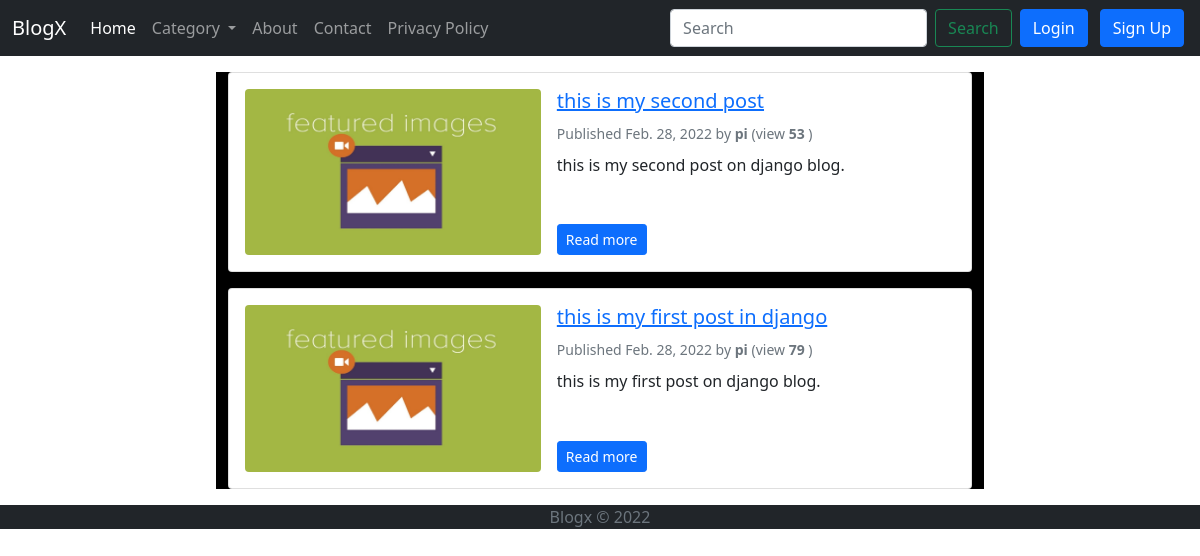
Before: / with the older database file.
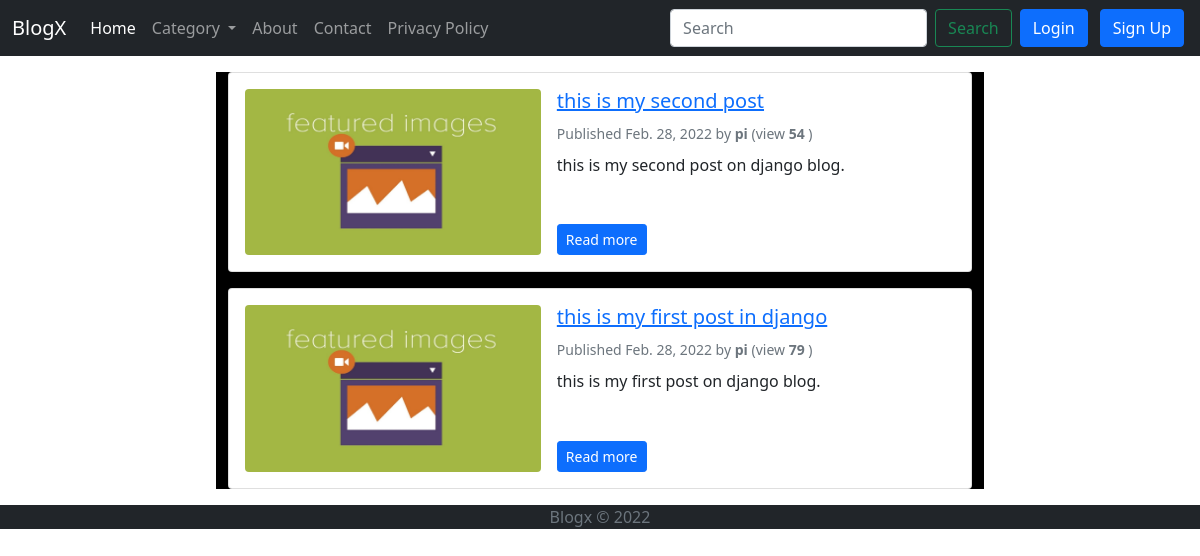
After: the same page with the newer database file.
### web/models.py (models this page shows, shortened)
class Post(models.Model):
    STATUS_CHOICES = (
    ('draft', 'Draft'),
    ('published', 'Published'),
    )
    title = models.CharField(max_length=250)
    slug = models.SlugField(max_length=250,unique=True)
    author = models.ForeignKey(User,on_delete=models.CASCADE)
    image = models.ImageField(upload_to='featured_image/%Y/%m/%d/',default='/media/featured_image/2022/02/28/fi.jpg',blank=True)
    category=models.ForeignKey(Categorie,on_delete=models.CASCADE,null=True,blank=True)
    views=models.IntegerField(default=0)
    body=RichTextUploadingField()
    tags = TaggableManager()
    publish = models.DateTimeField(default=timezone.now)
    created = models.DateTimeField(auto_now_add=True)
    updated = models.DateTimeField(auto_now=True)
    status = models.CharField(max_length=10,choices=STATUS_CHOICES,default='draft')
    class Meta:
        ordering = ('-publish',)
    objects = models.Manager() # The default manager.
    published = PublishedManager()
    def get_absolute_url(self):
        return reverse('blog:post_detail',args=[self.slug])

### web/views.py (the view)
# urls.py: path('',views.post_list,name="post_list"),
def post_list(request,tag_slug=None):
    category=request.GET.get('category')
    if category== None:
        posts = Post.published.all()
        paginator = Paginator(posts, 10) # 10 posts in each page
        page = request.GET.get('page')
        try:
           posts = paginator.page(page)
        except PageNotAnInteger:
           posts = paginator.page(1)
        except EmptyPage:
           posts = paginator.page(paginator.num_pages)
    else:
        posts = Post.objects.filter(category__name=category)
    categories=Categorie.objects.all()
    tag = None
    if tag_slug:
        posts = Post.published.all()
        tag = get_object_or_404(Tag, slug=tag_slug)
        posts = posts.filter(tags__in=[tag])
    return render(request,'post_list.html',{'posts':posts,'categories':categories,'tag':tag})

### web/models.py (called while the page is built)
    def get_queryset(self):
        return super(PublishedManager,self).get_queryset().filter(status='published')

### templates/post_list.html (shortened to what this page needs)
{% extends 'base.html' %}
{% block content %}
{% for post in posts %}
<div class="card mb-3">
    <div class="card-body">
        <div class="row g-0">
            <div class="col-md-5">
                <div class="ratio ratio-16x9">
                    <img src="{{post.image.url}}" class="rounded img-fluid" alt="{{post.title}}">
                </div>
            </div>
            <div class="col-md-7 ps-md-3 pt-3 pt-md-0 d-flex flex-column">
                <h2 class="card-title h5">
                    <a href="{{ post.get_absolute_url }}">
                        {{ post.title }}
                    </a>
                </h2>
                <div class="text-muted">
                    <small>
                        Published {{ post.publish.date }} by <strong>{{ post.author }}</strong><span> (view <strong>
                                {{post.views}}</strong> )</span>
                    </small>
                </div>
                <p class="card-text mb-auto py-2">{{ post.body|safe|striptags|truncatechars:100 }}</p>
                <div>
                    <a href="{{ post.get_absolute_url }}" class="btn btn-primary btn-sm">Read more</a>
                </div>
            </div>
        </div>
    </div>
</div>
{% endfor %}
{% endblock content %}

Changed rows visible on the page:
changed Post "this is my second post": views "53" → "54"
